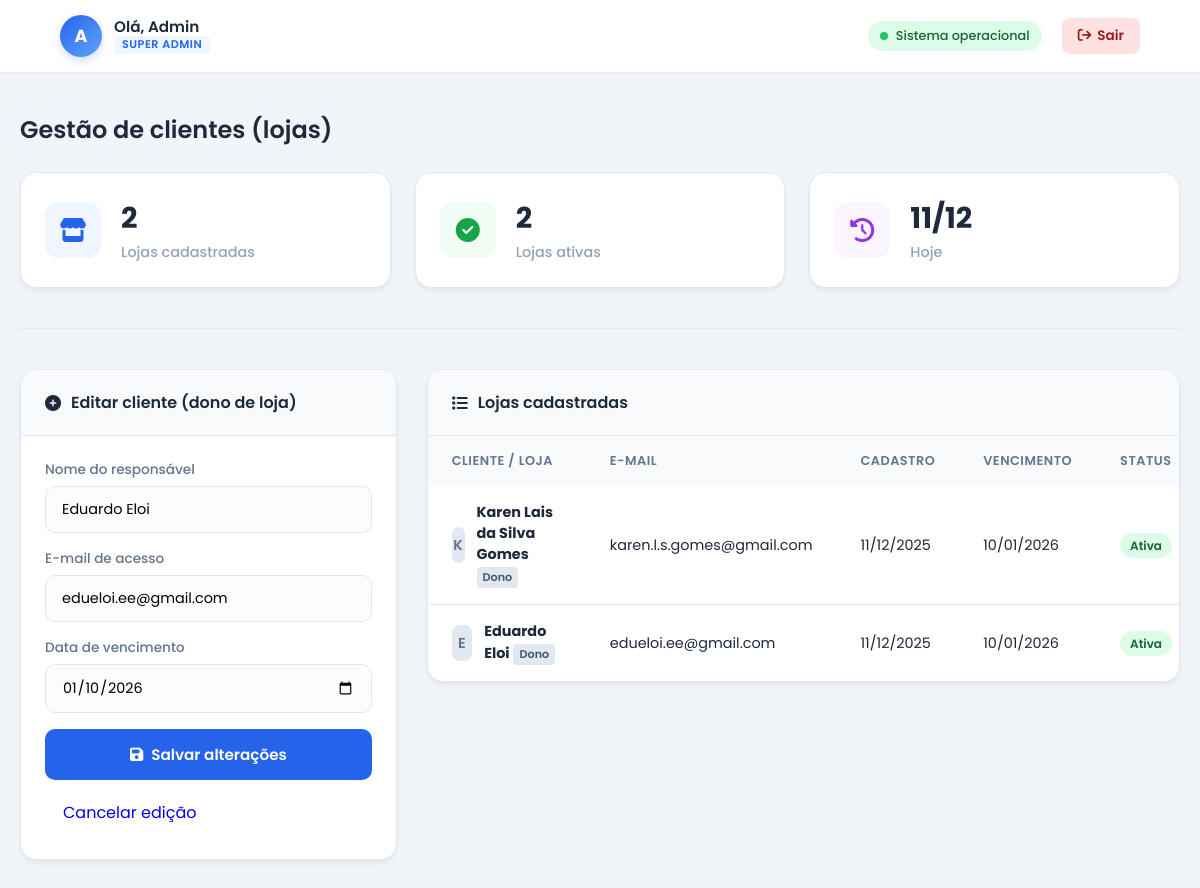
/admin-system.php?edit=2 (signed in), run on the app's committed database.
### tables this page shows
CREATE TABLE usuarios (
        id INTEGER PRIMARY KEY AUTOINCREMENT,
        owner_id INTEGER DEFAULT NULL,
        nome TEXT NOT NULL,
        email TEXT NOT NULL UNIQUE,
        senha TEXT NOT NULL,
        permissao TEXT NOT NULL,
        ativo INTEGER DEFAULT 1,
        data_cadastro DATETIME DEFAULT CURRENT_TIMESTAMP
    , validade_conta DATE DEFAULT NULL);

### admin-system.php (the view, shortened to what this page needs)
<?php
require_once 'includes/banco-dados/init-db.php';
$editLoja = null;
if (isset($_GET['edit'])) {
    $editId = (int)$_GET['edit'];
    $stmt = $pdo->prepare("
        SELECT id, nome, email, validade_conta
        FROM usuarios
        WHERE id = :id AND permissao = 'Dono'
    ");
    $stmt->bindValue(':id', $editId, PDO::PARAM_INT);
    $stmt->execute();
    $editLoja = $stmt->fetch(PDO::FETCH_ASSOC);
}
$lojasStmt = $pdo->prepare("
    SELECT id, nome, email, validade_conta, ativo, data_cadastro
    FROM usuarios
    WHERE permissao = 'Dono'
    ORDER BY data_cadastro DESC
");
$lojasStmt->execute();
$lojas = $lojasStmt->fetchAll(PDO::FETCH_ASSOC);
?>
<!DOCTYPE html>
<html lang="pt-br">
<head>
    <link rel="stylesheet" href="assets/css/admin.css">
    <link rel="stylesheet"
          href="https://cdnjs.cloudflare.com/ajax/libs/font-awesome/6.5.1/css/all.min.css"
 />
</head>
<body>
<header class="top-bar">
    <div class="user-info">
        <div class="avatar-circle">
            <?php echo strtoupper(substr($_SESSION['user_nome'], 0, 1)); ?>
        </div>
        <div class="text-info">
            <span class="welcome-text">
                Olá, <?php echo htmlspecialchars($_SESSION['user_nome']); ?>
            </span>
            <span class="role-badge admin">SUPER ADMIN</span>
        </div>
    </div>
    <div class="system-status">
        <div class="badge-status">
            <span class="dot"></span>
            Sistema operacional
        </div>
        <a href="logout.php" class="btn-logout">
            <i class="fa-solid fa-arrow-right-from-bracket"></i>
            Sair
        </a>
    </div>
</header>
<main class="container">
    <h2 class="section-title">Gestão de clientes (lojas)</h2>
    <section class="stats-grid">
        <article class="stat-card">
            <div class="stat-icon bg-blue">
                <i class="fa-solid fa-store"></i>
            </div>
            <div class="stat-info">
                <h3><?php echo count($lojas); ?></h3>
                <p>Lojas cadastradas</p>
            </div>
        </article>
        <article class="stat-card">
            <div class="stat-icon bg-green">
                <i class="fa-solid fa-circle-check"></i>
            </div>
            <div class="stat-info">
                <h3>
                    <?php
                    $ativas = array_filter($lojas, fn($l) => (int)$l['ativo'] === 1);
                    echo count($ativas);
                    ?>
                </h3>
                <p>Lojas ativas</p>
            </div>
        </article>
        <article class="stat-card">
            <div class="stat-icon bg-purple">
                <i class="fa-solid fa-clock-rotate-left"></i>
            </div>
            <div class="stat-info">
                <h3><?php echo date('d/m'); ?></h3>
                <p>Hoje</p>
            </div>
        </article>
    </section>
    <div class="section-divider"></div>
    <section class="content-split">
        <section class="card form-card">
            <header class="card-header">
                <h3>
                    <i class="fa-solid fa-plus-circle"></i>
                    <?php echo $editLoja ? 'Editar cliente (dono de loja)' : 'Cadastrar novo cliente (dono de loja)'; ?>
                </h3>
            </header>
            <?php if ($editLoja): ?>
                <form method="POST">
                    <div class="form-row">
                        <div class="input-group">
                            <label>Nome do responsável</label>
                            <input type="text" name="nome" class="input-field"
                                   value="<?php echo htmlspecialchars($editLoja['nome']); ?>" required>
                        </div>
                    </div>
                    <div class="form-row">
                        <div class="input-group">
                            <label>E-mail de acesso</label>
                            <input type="email" name="email" class="input-field"
                                   value="<?php echo htmlspecialchars($editLoja['email']); ?>" required>
                        </div>
                    </div>
                    <div class="form-row">
                        <div class="input-group">
                            <label>Data de vencimento</label>
                            <input type="date" name="validade" class="input-field"
                                   value="<?php echo $editLoja['validade_conta'] ?: ''; ?>">
                        </div>
                    </div>
                    <button type="submit" name="editar_loja" class="btn-primary">
                        <i class="fa-solid fa-floppy-disk"></i> Salvar alterações
                    </button>
                    <div style="margin-top:10px;">
                        <a href="admin-system.php" class="btn-secondary" style="display:inline-block;padding:10px 18px;">
                            Cancelar edição
                        </a>
                    </div>
                </form>
            <?php endif; ?>
        </section>
        <section class="card">
            <header class="card-header">
                <h3>
                    <i class="fa-solid fa-list"></i>
                    Lojas cadastradas
                </h3>
            </header>
            <div class="table-responsive">
                <table class="table">
                    <thead>
                    <tr>
                        <th>Cliente / Loja</th>
                        <th>E-mail</th>
                        <th>Cadastro</th>
                        <th>Vencimento</th>
                        <th>Status</th>
                    </tr>
                    </thead>
                    <tbody>
                    <?php if (empty($lojas)) : ?>
                        <tr>
                            <td colspan="6">Nenhuma loja cadastrada ainda.</td>
                        </tr>
                    <?php else: ?>
                        <?php foreach ($lojas as $loja): ?>
                            <tr>
                                <td>
                                    <div class="user-cell">
                                        <div class="mini-avatar">
                                            <?php echo strtoupper(substr($loja['nome'], 0, 1)); ?>
                                        </div>
                                        <div>
                                            <strong><?php echo htmlspecialchars($loja['nome']); ?></strong>
                                            <div class="tag">Dono</div>
                                        </div>
                                    </div>
                                </td>
                                <td><?php echo htmlspecialchars($loja['email']); ?></td>
                                <td>
                                    <?php
                                    echo $loja['data_cadastro']
                                        ? date('d/m/Y', strtotime($loja['data_cadastro']))
                                        : '-';
                                    ?>
                                </td>
                                <td>
                                    <?php
                                    echo $loja['validade_conta']
                                        ? date('d/m/Y', strtotime($loja['validade_conta']))
                                        : 'Sem limite';
                                    ?>
                                </td>
                                <td>
                                    <span class="status-badge <?php echo $loja['ativo'] ? 'active' : 'inactive'; ?>">
                                        <?php echo $loja['ativo'] ? 'Ativa' : 'Bloqueada'; ?>
                                    </span>
                                </td>
                            </tr>
                        <?php endforeach; ?>
                    <?php endif; ?>
                    </tbody>
                </table>
            </div>
        </section>
    </section>
</main>
</body>
</html>

### data on the page
usuarios: nome "Eduardo Eloi", email "edueloi.ee@gmail.com", validade "01/10/2026", nome "E", data_cadastro "11/12/2025", validade_conta "10/01/2026", ativo "Ativa"
usuarios: nome "K", nome "Karen Lais da Silva Gomes", email "karen.l.s.gomes@gmail.com", data_cadastro "11/12/2025", validade_conta "10/01/2026", ativo "Ativa"

### other printed values
substr($_SESSION['user_nome'], 0, 1) "A"
$_SESSION['user_nome'] "Admin"
count($lojas) "2"
count($ativas) "2"
